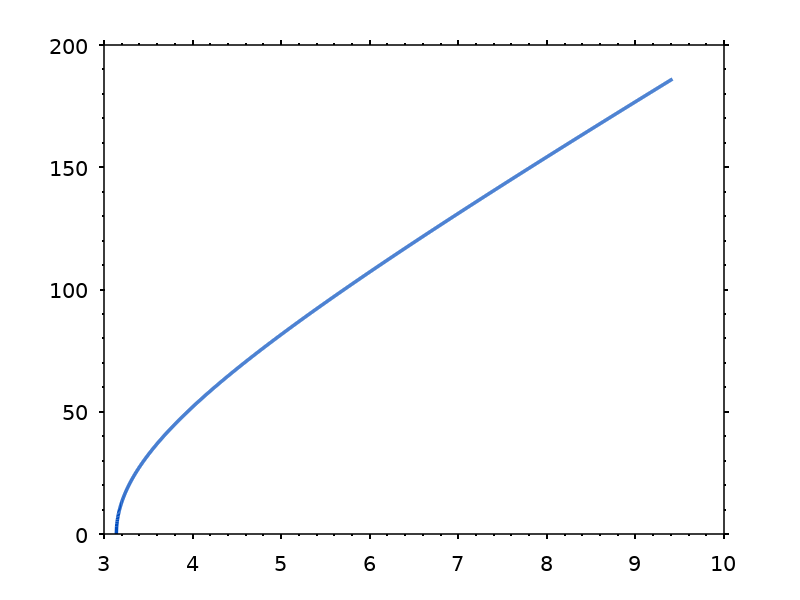

MATLAB code for this plot: (Note: this script raises an error after producing the figure.)

clear;
clc;
close all;

%% PARAMETRI
a = 4.775e-2;           % Lato lungo [m]
c = 299792458;          % Velocita' della luce [m/s]

fc = c/(2*a);           % Cutoff TE10

fprintf('Cutoff TE10: %.4f GHz\n',fc/1e9);

%% FREQUENZA
f = linspace(fc,3*fc,2000);

%% CALCOLO BETA Z
k0 = 2*pi*f/c;
kc = pi/a;

beta_z = sqrt(k0.^2-kc^2);

%% CONFIGURAZIONE GRAFICA
fig = figure( ...
    'Color',[1 1 1], ...
    'InvertHardcopy','on', ...
    'Position',[100 100 1100 650], ...
    'Renderer','painters', ...
    'MenuBar','figure', ...
    'ToolBar','figure');

ax = axes(fig);

set(ax, ...
    'Color',[1 1 1], ...
    'XColor',[0 0 0], ...
    'YColor',[0 0 0], ...
    'FontName','DejaVu Sans', ...
    'FontSize',15, ...
    'LineWidth',1.1, ...
    'TickDir','out', ...
    'TickLength',[0.008 0.008], ...
    'Box','on', ...
    'Layer','top', ...
    'XMinorTick','on', ...
    'YMinorTick','on');

hold(ax,'on');

%% CURVA TEORICA
plot(ax,f/1e9,beta_z, ...
    'Color',[0.00 0.30 0.75], ...
    'LineWidth',2.5);

%% CUTOFF
xline(ax,fc/1e9,'--', ...
    sprintf('f_c = %.3f GHz',fc/1e9), ...
    'Color',[0.85 0.15 0.15], ...
    'LineWidth',1.6, ...
    'FontSize',13, ...
    'LabelVerticalAlignment','middle');

%% GRIGLIA
grid(ax,'on');
ax.GridColor = [0.75 0.75 0.75];
ax.GridAlpha = 0.45;

ax.MinorGridColor = [0.85 0.85 0.85];
ax.MinorGridAlpha = 0.35;

%% ETICHETTE
xlabel(ax,'Frequenza [GHz]', ...
    'FontSize',17, ...
    'FontWeight','bold', ...
    'Color','k');

ylabel(ax,'\beta_z [rad/m]', ...
    'FontSize',17, ...
    'FontWeight','bold', ...
    'Color','k');

title(ax,'Costante di propagazione teorica - TE_{10}', ...
    'FontSize',18, ...
    'FontWeight','bold', ...
    'Color','k');

%% LIMITI
xlim(ax,[fc/1e9 3*fc/1e9]);
ylim(ax,[0 1.08*max(beta_z)]);

%% LEGENDA
lgd = legend(ax,'\beta_z teorica', ...
    'Location','northwest');

set(lgd, ...
    'Color','w', ...
    'TextColor','k', ...
    'EdgeColor',[0.7 0.7 0.7], ...
    'FontSize',13);

%% SFONDO E RENDERING
set(fig,'InvertHardcopy','on');
